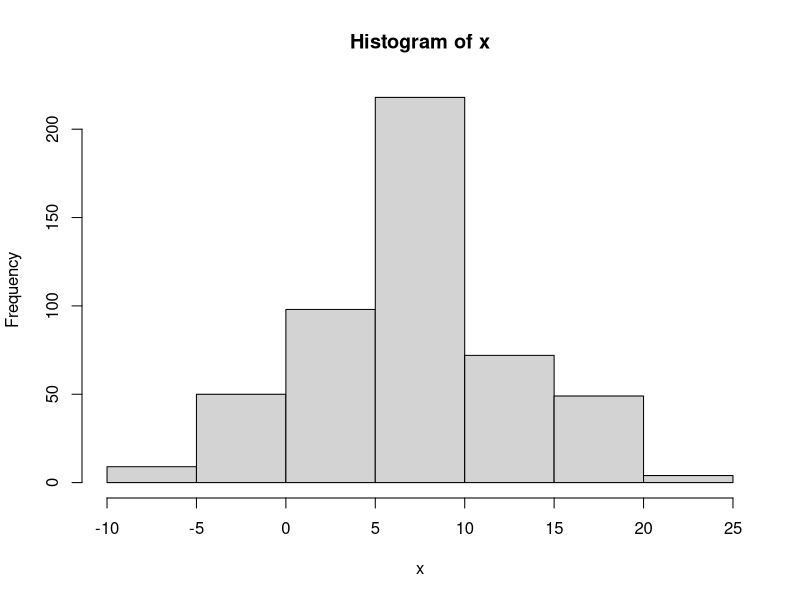

R code for this plot: (Note: this script raises an error after producing the figure.)
##RESULTS:
#Both methods need some estimation time but estimate the parameters well


#transition matrix
gamma<-matrix(c(0.7,0.25,0.05,
                0.1,0.4,0.5,
                0.3,0.5,0.2), byrow=T, nrow=3)

#initial state probabilities
sigma<-c(0.5, 0.3, 0.2)

#sample size
n<- 500

x<-c()
set.seed(100)
s1<-rnorm(10000, 7, 1)
s2<-rnorm(10000, 2, 4)
s3<-rnorm(10000, 15, 3)


#initial state
random_number<-runif(1, 0, 1)

if (random_number < sigma[1]){
  x[1]<-sample(s1, 1, replace = F)
  p<-1
} else if (random_number < sum(sigma[1:2]) && random_number > sigma[1]) {
  x[1]<-sample(s2, 1, replace = F)
  p<-2
} else {
  x[1]<-sample(s3, 1, replace = F)
  p<-3
}

#sample creation
for (i in 2:n){
  random_number<-runif(1, 0, 1)
  if (random_number < gamma[p,1]){
    p<-1
    x[i]<-sample(s1, 1, replace = F)
  } else if(random_number < sum(gamma[p,1:2]) && random_number > gamma[p,1]) {
    p<-2
    x[i]<-sample(s2, 1, replace = F)
  } else {
    p<-3
    x[i]<-sample(s3, 1, replace = F)
  }
}


#likelihoods

#the first likelihood only requires one parameter. The other two need two

L1<-function(x, theta){
  mu <- theta 
  
  p1<-1/sqrt(2*pi)*exp(-0.5*(x-mu)^2)
  return(p1)
}

L2<-function(x,theta){
  mu <- theta[1]
  sd <- theta[2]
  p2<-1/sqrt(2*pi*(sd^2))*exp(-((x-mu)^2)/(2*sd^2))
  return(p2)
}

L3<-function(x,theta){
  mu <- theta[1]
  sd <- theta[2]
  p3<-1/sqrt(2*pi*(sd^2))*exp(-((x-mu)^2)/(2*sd^2))
  return(p3)
}



m<-3

hist(x)
#intial estimates of theta

theta1 <- list(8,c(1,1),c(20,1))

multifactorHMM(x=x,theta=theta1,m=m,method="EM",L1=L1,L2=L2,L3=L3,decoding = TRUE)
multifactorHMM(x=x,theta=theta1,m=m,method="DM",L1=L1,L2=L2,L3=L3,decoding = TRUE)
